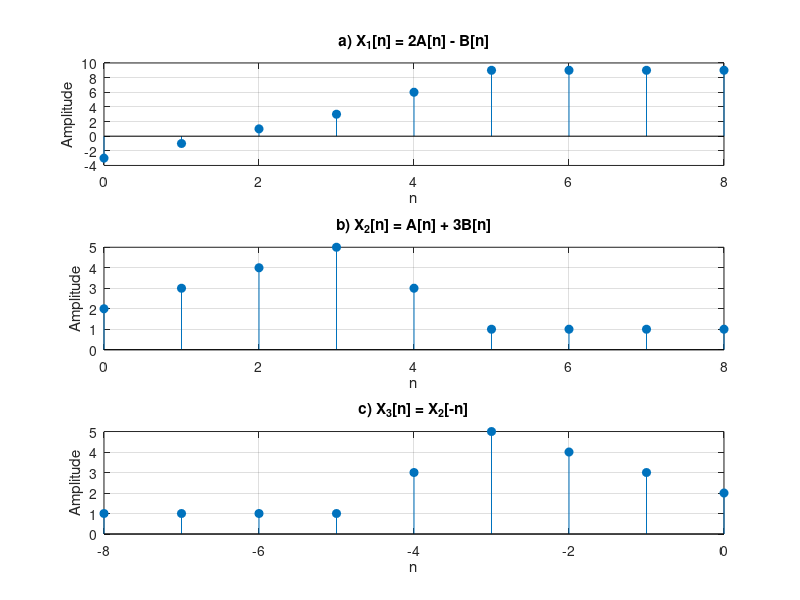
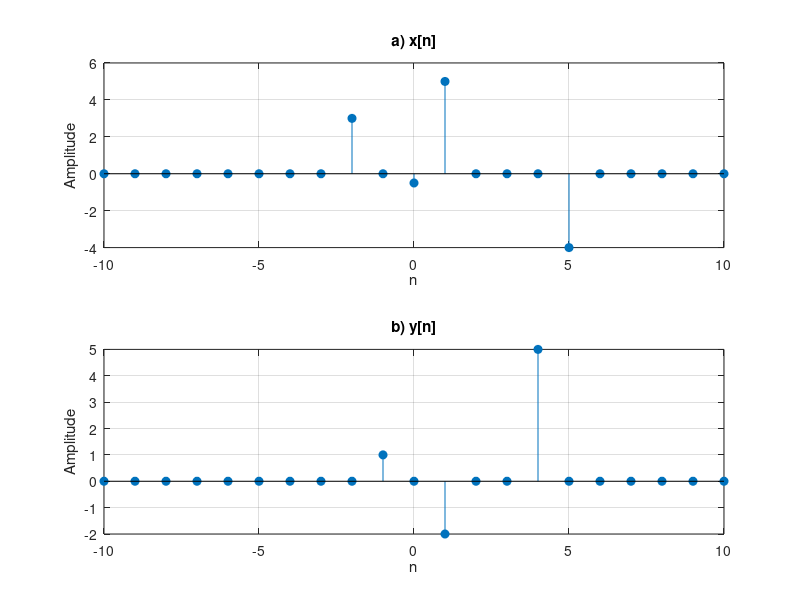
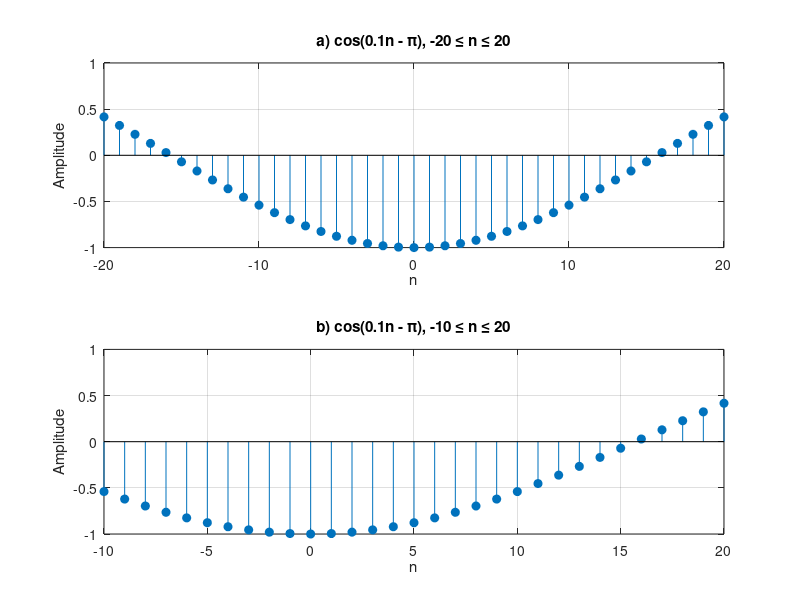

These charts were generated, in order, by the following MATLAB code:
% Laboratório 1 de PDS - Sinais Fundamentais Discretos
% Parte II, III e IV

clc; close all; clear;

%% -------------------------
%% Parte II - Operações com Sinais
%% -------------------------
disp('--- Parte II ---');
A = [-1, 0, 1, 2, 3, 4, 4, 4, 4];
% Assumindo que o primeiro elemento corresponde a n=0
n_A = 0 : length(A)-1; 

B = [1, 1, 1, 1, 0, -1, -1, -1, -1];
n_B = 0 : length(B)-1; 

% a) X1[n] = 2A[n] - B[n]
X1 = 2*A - B;

% b) X2[n] = A[n] + 3B[n]
X2 = A + 3*B;

% c) X3[n] = X2[-n]
X3 = fliplr(X2);
n_X3 = -fliplr(n_A); % Inverte o eixo do tempo

%% Plotagem da Parte II
figure(2);
subplot(3,1,1);
stem(n_A, X1, 'filled'); title('a) X_1[n] = 2A[n] - B[n]'); xlabel('n'); ylabel('Amplitude'); grid on;

subplot(3,1,2);
stem(n_A, X2, 'filled'); title('b) X_2[n] = A[n] + 3B[n]'); xlabel('n'); ylabel('Amplitude'); grid on;

subplot(3,1,3);
stem(n_X3, X3, 'filled'); title('c) X_3[n] = X_2[-n]'); xlabel('n'); ylabel('Amplitude'); grid on;


%% -------------------------
%% Parte III - Plotagem de Sequências
%% -------------------------
disp('--- Parte III ---');

% Função anônima para impulso (delta de Kronecker)
imp = @(n) (n == 0);

n_III = -10:10; 

% a) x[n] = 3δ(n + 2) − 0,5δ(n) + 5δ(n − 1) − 4δ(n − 5)
x_III_a = 3*imp(n_III + 2) - 0.5*imp(n_III) + 5*imp(n_III - 1) - 4*imp(n_III - 5);

% b) y[n] = δ(n + 1) − 2δ(n − 1) + 5δ(n − 4)
y_III_b = imp(n_III + 1) - 2*imp(n_III - 1) + 5*imp(n_III - 4);

%% Plotagem da Parte III
figure(3);
subplot(2,1,1);
stem(n_III, x_III_a, 'filled'); title('a) x[n]'); xlabel('n'); ylabel('Amplitude'); grid on;

subplot(2,1,2);
stem(n_III, y_III_b, 'filled'); title('b) y[n]'); xlabel('n'); ylabel('Amplitude'); grid on;


%% -------------------------
%% Parte IV - Periodicidade de Sequências
%% -------------------------
disp('--- Parte IV ---');

% a) cos[0,1n - pi] , -20 <= n <= 20
n_IV_a = -20:20;
seq_a = cos(0.1*n_IV_a - pi);

% b) cos[0,1n - pi] , -10 <= n <= 20
n_IV_b = -10:20;
seq_b = cos(0.1*n_IV_b - pi);

%% Plotagem Parte IV
figure(4);
subplot(2,1,1);
stem(n_IV_a, seq_a, 'filled'); title('a) cos(0.1n - \pi), -20 \leq n \leq 20'); xlabel('n'); ylabel('Amplitude'); grid on;

subplot(2,1,2);
stem(n_IV_b, seq_b, 'filled'); title('b) cos(0.1n - \pi), -10 \leq n \leq 20'); xlabel('n'); ylabel('Amplitude'); grid on;

disp('Análise de Periodicidade:');
disp('Um sinal discreto cos(W0*n + phi) é periódico somente se W0/2*pi for um número racional.');
disp('Neste caso, W0 = 0.1.');
disp('T = 2*pi / W0 = 2*pi / 0.1 = 20*pi');
disp('Como 20*pi não é um número inteiro (e não há como expressar W0/2*pi = 0.1/2*pi como racional), a sequência NÃO é periódica.');
